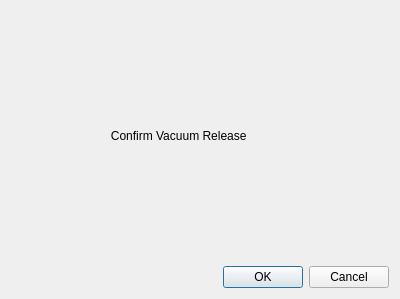
<?xml version="1.0" encoding="UTF-8"?>
<ui version="4.0">
 <class>Confirm_window</class>
 <widget class="QDialog" name="Confirm_window">
  <property name="geometry">
   <rect>
    <x>0</x>
    <y>0</y>
    <width>400</width>
    <height>299</height>
   </rect>
  </property>
  <property name="windowTitle">
   <string>Dialog</string>
  </property>
  <layout class="QVBoxLayout" name="verticalLayout">
   <item>
    <layout class="QVBoxLayout" name="verticalLayout_2">
     <item>
      <widget class="QLabel" name="label">
       <property name="text">
        <string>                              Confirm Vacuum Release</string>
       </property>
      </widget>
     </item>
     <item>
      <widget class="QDialogButtonBox" name="buttonBox">
       <property name="orientation">
        <enum>Qt::Horizontal</enum>
       </property>
       <property name="standardButtons">
        <set>QDialogButtonBox::Cancel|QDialogButtonBox::Ok</set>
       </property>
      </widget>
     </item>
    </layout>
   </item>
  </layout>
 </widget>
 <resources/>
 <connections>
  <connection>
   <sender>buttonBox</sender>
   <signal>accepted()</signal>
   <receiver>Confirm_window</receiver>
   <slot>accept()</slot>
   <hints>
    <hint type="sourcelabel">
     <x>248</x>
     <y>254</y>
    </hint>
    <hint type="destinationlabel">
     <x>157</x>
     <y>274</y>
    </hint>
   </hints>
  </connection>
  <connection>
   <sender>buttonBox</sender>
   <signal>rejected()</signal>
   <receiver>Confirm_window</receiver>
   <slot>reject()</slot>
   <hints>
    <hint type="sourcelabel">
     <x>316</x>
     <y>260</y>
    </hint>
    <hint type="destinationlabel">
     <x>286</x>
     <y>274</y>
    </hint>
   </hints>
  </connection>
 </connections>
</ui>
